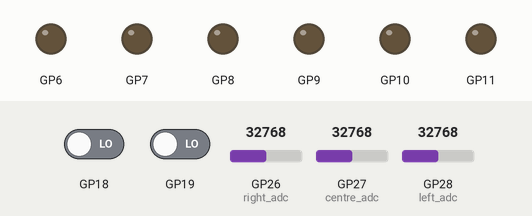
Bench run of a program on a simulated Raspberry Pi Pico running MicroPython. On the bench: output pins drawn as LEDs (lit = HIGH). Inputs (shaded band) come from the test bench; at power-on: GP18 LOW, GP19 LOW, GP26 (right_adc) = 32768, GP27 (centre_adc) = 32768, GP28 (left_adc) = 32768 (analog values on the 0–65535 scale). What the program prints to the serial console is not drawn.

Above: at 0.1 s.
At 10.2 s:
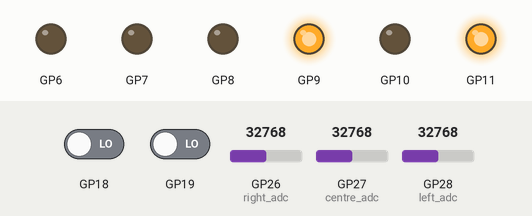
Timing chart, 0 to 11.7 s (numbered marks = the images above):
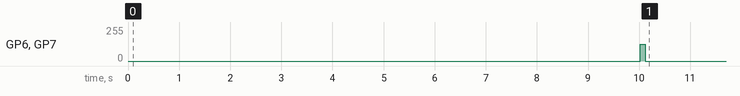

The program:

line_follower_backup.py
```python
# ============================================================
# LINE FOLLOWING CAR - SMOOTH PROPORTIONAL CONTROL
# ============================================================
# BACKUP - DO NOT MODIFY - This is the working line follower code
# ============================================================
from machine import Pin, PWM, ADC
import time

# --- Motor Class ---
class Motor:
    def __init__(self, side, in1_pin, in2_pin, en_pin):
        self.side = side
        self.IN1 = Pin(in1_pin, Pin.OUT)
        self.IN2 = Pin(in2_pin, Pin.OUT)
        self.EN = PWM(Pin(en_pin))
        self.EN.freq(1000)

    def duty(self, pwm):
        pwm = min(max(pwm, 0), 100)
        self.EN.duty_u16(int(655 * pwm))

    def set_forwards(self):
        if self.side == "left":
            self.IN1.on()
            self.IN2.off()
        else:
            self.IN1.off()
            self.IN2.on()

    def set_backwards(self):
        if self.side == "left":
            self.IN1.off()
            self.IN2.on()
        else:
            self.IN1.on()
            self.IN2.off()

    def stop(self):
        self.EN.duty_u16(0)

# --- Encoder Class ---
class Encoder:
    def __init__(self, pin_number):
        self.pin = Pin(pin_number, Pin.IN)
        self._count = 0
        self.pin.irq(trigger=Pin.IRQ_RISING, handler=self._callback)

    def _callback(self, pin):
        self._count += 1

    def get_count(self):
        return self._count

    def clear_count(self):
        self._count = 0

# --- Create Hardware ---
left_motor = Motor("left", 11, 10, 7)
right_motor = Motor("right", 8, 9, 6)

left_encoder = Encoder(18)
right_encoder = Encoder(19)

left_adc = ADC(Pin(28))
centre_adc = ADC(Pin(27))
right_adc = ADC(Pin(26))

# --- Auto-Calibration ---
def calibrate():
    print("CALIBRATION: Place all sensors on WHITE surface")
    print("Reading in 3 seconds...")
    time.sleep(3)

    wl, wc, wr = 0, 0, 0
    for i in range(100):
        wl += left_adc.read_u16()
        wc += centre_adc.read_u16()
        wr += right_adc.read_u16()
        time.sleep(0.01)
    wl //= 100
    wc //= 100
    wr //= 100

    print("White readings:", wl, wc, wr)
    print("Now place all sensors on BLACK line")
    print("Reading in 3 seconds...")
    time.sleep(3)

    bl, bc, br = 0, 0, 0
    for i in range(100):
        bl += left_adc.read_u16()
        bc += centre_adc.read_u16()
        br += right_adc.read_u16()
        time.sleep(0.01)
    bl //= 100
    bc //= 100
    br //= 100

    print("Black readings:", bl, bc, br)
    return wl, wc, wr, bl, bc, br

white_left, white_centre, white_right, black_left, black_centre, black_right = calibrate()

# --- Scaling Function ---
def scale(raw, white_val, black_val):
    raw = min(max(raw, white_val), black_val)
    return (raw - white_val) * 100 // (black_val - white_val)

# --- Speed Settings ---
BASE_SPEED = 25
KP = 17
MIN_DUTY = 10
SEARCH_SPEED = 25
SEARCH_TIMEOUT = 10000
LOOP_DELAY = 0.005

# --- Position Calculation ---
def get_line_position():
    raw_left = left_adc.read_u16()
    raw_centre = centre_adc.read_u16()
    raw_right = right_adc.read_u16()

    left = scale(raw_left, white_left, black_left)
    centre = scale(raw_centre, white_centre, black_centre)
    right = scale(raw_right, white_right, black_right)

    total = left + centre + right
    if total < 5:
        return None, left, centre, right

    position = (-left + right) * 100 // total
    position = min(max(position, -100), 100)
    return position, left, centre, right

# --- Main Loop ---
last_direction = "left"
search_counter = 0
smooth_pos = 0
last_left_duty = BASE_SPEED
last_right_duty = BASE_SPEED

print("Starting in 2 seconds — place car on the line!")
time.sleep(2)
print("GO!")

left_motor.set_forwards()
right_motor.set_forwards()
left_motor.duty(50)
right_motor.duty(50)
time.sleep(0.1)

loop_count = 0

try:
    while True:
        position, s_left, s_centre, s_right = get_line_position()

        if position is not None:
            smooth_pos = position

            abs_smooth = abs(smooth_pos)
            if abs_smooth < 6:
                correction = 0
            else:
                correction = (smooth_pos * KP) // 100
            speed = BASE_SPEED

            left_speed = speed + correction
            right_speed = speed - correction

            left_motor.set_forwards()
            right_motor.set_forwards()

            if left_speed < 0:
                left_motor.set_backwards()
                left_speed = -left_speed
            if right_speed < 0:
                right_motor.set_backwards()
                right_speed = -right_speed

            last_left_duty = max(left_speed, MIN_DUTY)
            last_right_duty = max(right_speed, MIN_DUTY)
            left_motor.duty(last_left_duty)
            right_motor.duty(last_right_duty)

            if position < -10:
                last_direction = "left"
            elif position > 10:
                last_direction = "right"
            elif s_left > s_right + 5:
                last_direction = "left"
            elif s_right > s_left + 5:
                last_direction = "right"

            search_counter = 0

        else:
            search_counter += 1

            if search_counter <= 20:
                left_motor.duty(last_left_duty)
                right_motor.duty(last_right_duty)
            elif search_counter > SEARCH_TIMEOUT:
                left_motor.stop()
                right_motor.stop()
            else:
                smooth_pos = 0
                if last_direction == "left":
                    left_motor.stop()
                    right_motor.set_forwards()
                    right_motor.duty(SEARCH_SPEED)
                else:
                    left_motor.set_forwards()
                    right_motor.stop()
                    left_motor.duty(SEARCH_SPEED)

        loop_count += 1
        if loop_count % 200 == 0:
            print("pos:", position, "sm:", smooth_pos, "L:", s_left, "C:", s_centre, "R:", s_right, "sc:", search_counter)

        time.sleep(LOOP_DELAY)

except Exception as e:
    left_motor.stop()
    right_motor.stop()
    print("CRASH:", e)
```

Measured:
- by itself, GP6, GP7: 127/255 → 0/255 at 10.1 s
